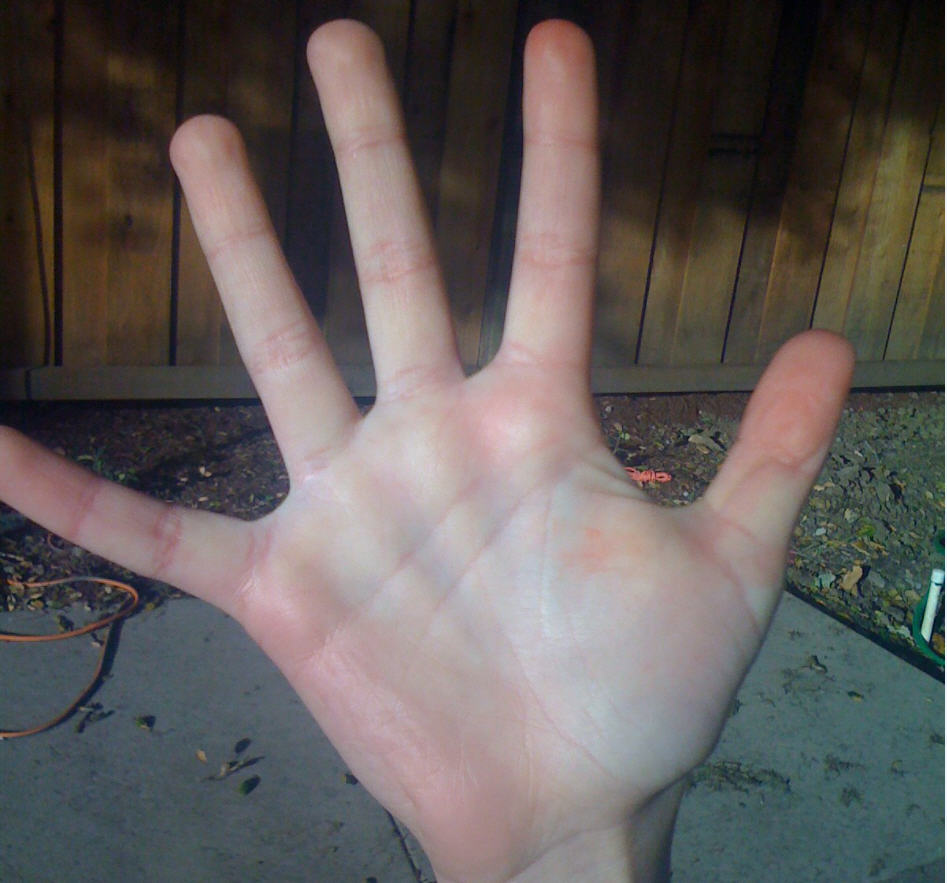
//> input picture resource/HandOutdoorSunColor.jpg, 947 x 883 px
$ ./main ../../resource/HandOutdoorSunColor.jpg   (built with g++ and OpenCV 4)
//> lines starting //> are read from the running program, lines starting //| are printed output that depends on the picture
//Histogram computation and display


#include<opencv2/opencv.hpp>
#include<iostream>

using namespace std;
using namespace cv;

int main(int argc, char** argv)
{
	// [5 lines of commented-out code are left out]

	Mat src = imread("E:/mycode/mycode_opencv/resource/HandOutdoorSunColor.jpg", 1);
//> src is the input picture: 883 rows x 947 cols, CV_8UC3; mean B, G, R 91.4, 93.1, 99.4
	if (src.empty()) { cout << "Cannot load " << argv[1] << endl; return -1; }

	//Compute the HSV image, and decompose it into separate planes.
	//
	Mat hsv;
	cvtColor(src, hsv, COLOR_BGR2HSV);
//> hsv: 883 rows x 947 cols, CV_8UC3; mean H, S, V 72.7, 64, 105.7

	float h_ranges[] = { 0, 180 }; //hue is [0,180]
	float s_ranges[] = { 0, 256 };
	const float* ranges[] = { h_ranges, s_ranges };
	int histSize[] = { 30, 32 }, ch[] = { 0, 1 };

	Mat hist;

	//Compute the histogram
	//
	calcHist(&hsv, 1, ch, noArray(), hist, 2, histSize, ranges, true);
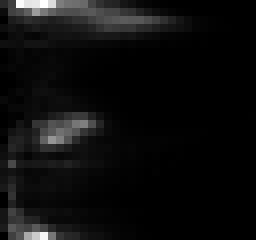
//> hist: 30 rows x 32 cols, CV_32FC1 (shown 8 times larger); min 0, max 15967, mean 871; drawn with min black and max white
	normalize(hist, hist, 0, 255, NORM_MINMAX);

	int scale = 10;
	Mat hist_img(histSize[0] * scale, histSize[1] * scale, CV_8UC3);

	//Draw our histogram
	//
	for (int h = 0; h < histSize[0]; h++)
	{
		for (int s = 0; s < histSize[1]; s++)
		{
			float hval = hist.at<float>(h, s);
			rectangle(
				hist_img,
				Rect(h*scale, s*scale, scale, scale),
				Scalar::all(hval),
				-1
				);
		}
	}
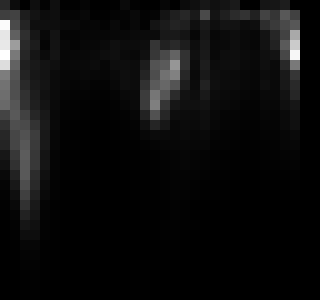
//> hist_img: 300 rows x 320 cols, CV_8UC3; min 0, max 255, mean 13.9

	imshow("image", src);
	imshow("H-S histogram", hist_img);
	waitKey();

	return 0;
}

$ run again, with resource/BlueCup.jpg copied over resource/HandOutdoorSunColor.jpg
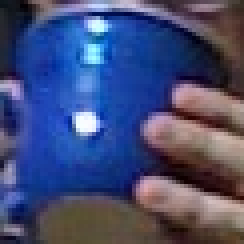
//> input picture resource/BlueCup.jpg, 61 x 61 px (shown 4 times larger)
//> src is the input picture: 61 rows x 61 cols, CV_8UC3; mean B, G, R 117.6, 76.4, 68
//> hsv: 61 rows x 61 cols, CV_8UC3; mean H, S, V 89.8, 140.9, 128
//> `calcHist(&hsv, 1, ch, noArray(), hist, 2, histSize, ranges, true);`:
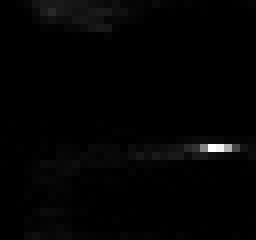
//> hist: 30 rows x 32 cols, CV_32FC1 (shown 8 times larger); min 0, max 303, mean 3.9; drawn with min black and max white
//> after the loop `for (int h = 0; h < histSize[0]; h++)`:
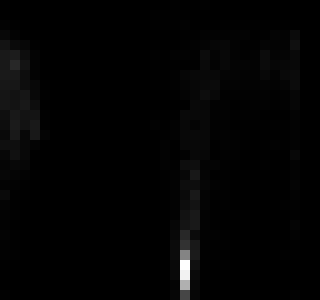
//> hist_img: 300 rows x 320 cols, CV_8UC3; min 0, max 255, mean 3.2

$ run again, with resource/HandIndoorColor.jpg copied over resource/HandOutdoorSunColor.jpg
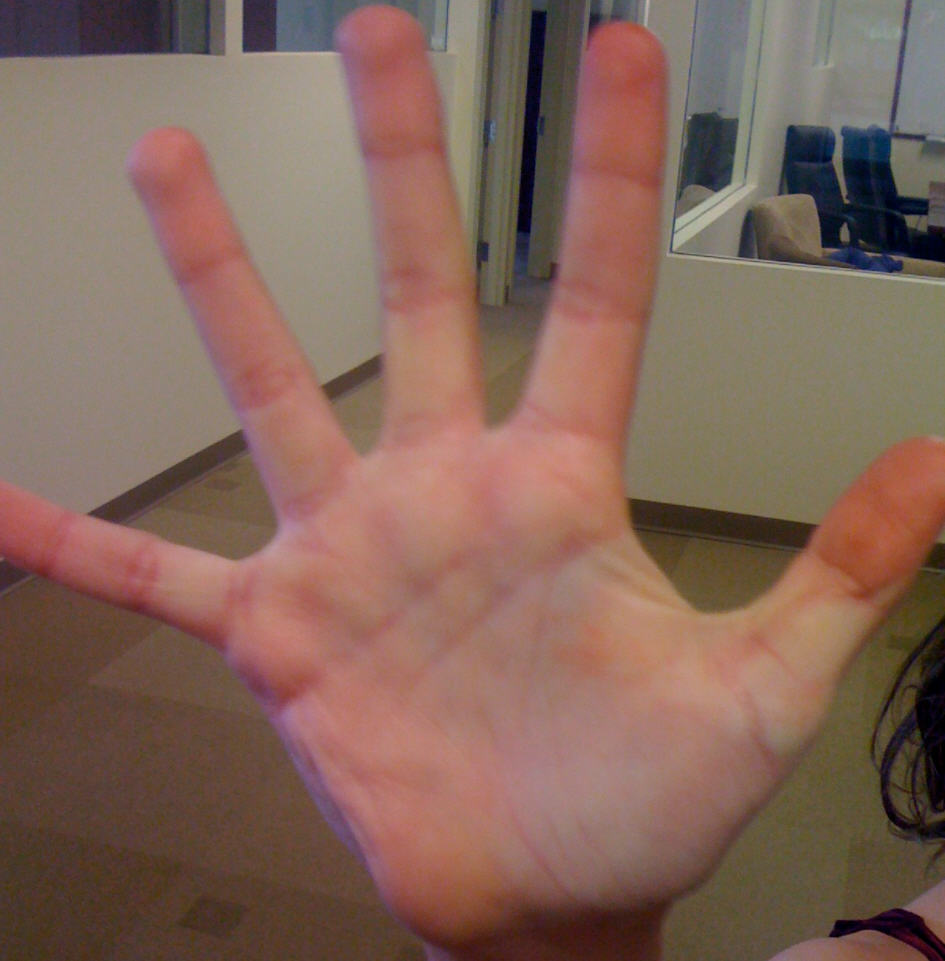
//> input picture resource/HandIndoorColor.jpg, 945 x 961 px
//> src is the input picture: 961 rows x 945 cols, CV_8UC3; mean B, G, R 89.5, 101.6, 131.2
//> hsv: 961 rows x 945 cols, CV_8UC3; mean H, S, V 29.1, 89.2, 132.4
//> `calcHist(&hsv, 1, ch, noArray(), hist, 2, histSize, ranges, true);`:
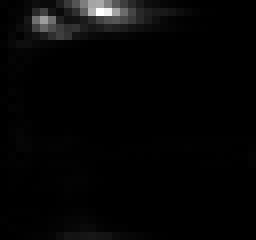
//> hist: 30 rows x 32 cols, CV_32FC1 (shown 8 times larger); min 0, max 42032, mean 946; drawn with min black and max white
//> after the loop `for (int h = 0; h < histSize[0]; h++)`:
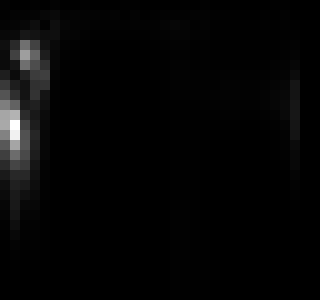
//> hist_img: 300 rows x 320 cols, CV_8UC3; min 0, max 255, mean 5.7

$ run again, with resource/HandOutdoorColor.jpg copied over resource/HandOutdoorSunColor.jpg
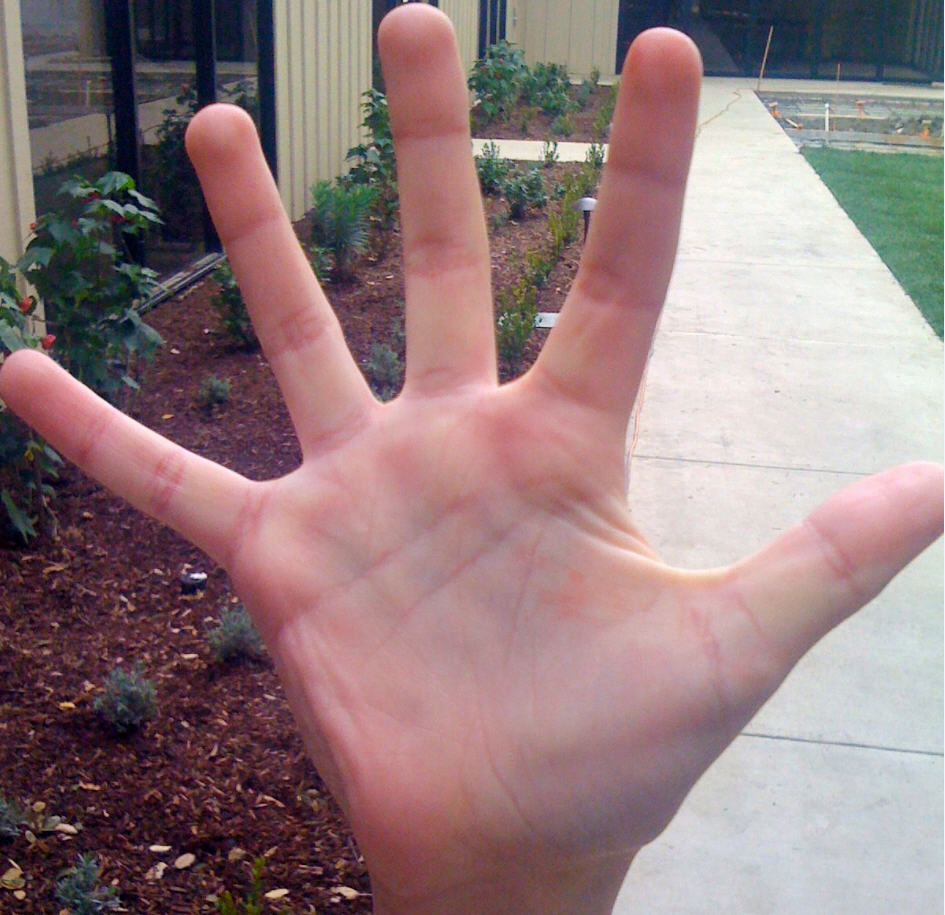
//> input picture resource/HandOutdoorColor.jpg, 945 x 915 px
//> src is the input picture: 915 rows x 945 cols, CV_8UC3; mean B, G, R 125.6, 123.8, 146.8
//> hsv: 915 rows x 945 cols, CV_8UC3; mean H, S, V 96.9, 70.7, 151.6
//> `calcHist(&hsv, 1, ch, noArray(), hist, 2, histSize, ranges, true);`:
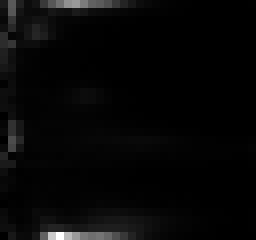
//> hist: 30 rows x 32 cols, CV_32FC1 (shown 8 times larger); min 0, max 31130, mean 900.7; drawn with min black and max white
//> after the loop `for (int h = 0; h < histSize[0]; h++)`:
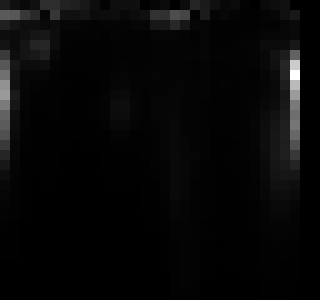
//> hist_img: 300 rows x 320 cols, CV_8UC3; min 0, max 255, mean 7.3
